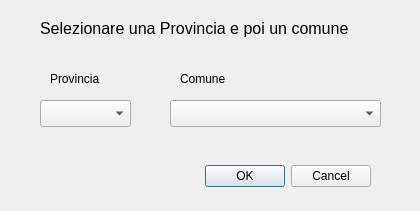
<?xml version="1.0" encoding="UTF-8"?>
<ui version="4.0">
 <class>CaricaSiti</class>
 <widget class="QDialog" name="CaricaSiti">
  <property name="geometry">
   <rect>
    <x>0</x>
    <y>0</y>
    <width>420</width>
    <height>211</height>
   </rect>
  </property>
  <property name="windowTitle">
   <string>CaricaSiti</string>
  </property>
  <widget class="QDialogButtonBox" name="buttonBox">
   <property name="geometry">
    <rect>
     <x>30</x>
     <y>160</y>
     <width>341</width>
     <height>32</height>
    </rect>
   </property>
   <property name="orientation">
    <enum>Qt::Horizontal</enum>
   </property>
   <property name="standardButtons">
    <set>QDialogButtonBox::Cancel|QDialogButtonBox::Ok</set>
   </property>
  </widget>
  <widget class="QComboBox" name="cb_prov">
   <property name="geometry">
    <rect>
     <x>40</x>
     <y>100</y>
     <width>91</width>
     <height>27</height>
    </rect>
   </property>
  </widget>
  <widget class="QComboBox" name="cb_comune">
   <property name="geometry">
    <rect>
     <x>170</x>
     <y>100</y>
     <width>211</width>
     <height>27</height>
    </rect>
   </property>
  </widget>
  <widget class="QLabel" name="label">
   <property name="geometry">
    <rect>
     <x>50</x>
     <y>70</y>
     <width>66</width>
     <height>17</height>
    </rect>
   </property>
   <property name="text">
    <string>Provincia</string>
   </property>
  </widget>
  <widget class="QLabel" name="label_2">
   <property name="geometry">
    <rect>
     <x>180</x>
     <y>70</y>
     <width>66</width>
     <height>17</height>
    </rect>
   </property>
   <property name="text">
    <string>Comune</string>
   </property>
  </widget>
  <widget class="QLabel" name="label_3">
   <property name="geometry">
    <rect>
     <x>40</x>
     <y>20</y>
     <width>331</width>
     <height>17</height>
    </rect>
   </property>
   <property name="font">
    <font>
     <pointsize>12</pointsize>
    </font>
   </property>
   <property name="text">
    <string>Selezionare una Provincia e poi un comune</string>
   </property>
  </widget>
 </widget>
 <resources/>
 <connections>
  <connection>
   <sender>buttonBox</sender>
   <signal>accepted()</signal>
   <receiver>CaricaSiti</receiver>
   <slot>accept()</slot>
   <hints>
    <hint type="sourcelabel">
     <x>248</x>
     <y>254</y>
    </hint>
    <hint type="destinationlabel">
     <x>157</x>
     <y>274</y>
    </hint>
   </hints>
  </connection>
  <connection>
   <sender>buttonBox</sender>
   <signal>rejected()</signal>
   <receiver>CaricaSiti</receiver>
   <slot>reject()</slot>
   <hints>
    <hint type="sourcelabel">
     <x>316</x>
     <y>260</y>
    </hint>
    <hint type="destinationlabel">
     <x>286</x>
     <y>274</y>
    </hint>
   </hints>
  </connection>
 </connections>
</ui>
